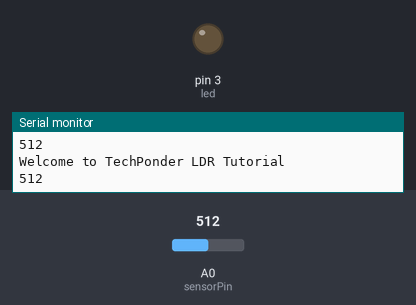
Bench run of a sketch on a simulated Arduino Uno, built with avr-gcc and run on an emulated ATmega328P. Shown: output pins drawn as LEDs (lit = HIGH), the last lines printed to the serial monitor. Dashed ring = blinking. Inputs (shaded band) come from the test bench; at power-on: A0 (sensorPin) = 512.

Above: at 1.3 s.
1.4 s: A0 (sensorPin) set to 110
2.9 s: A0 (sensorPin) set to 95
At 3.7 s:
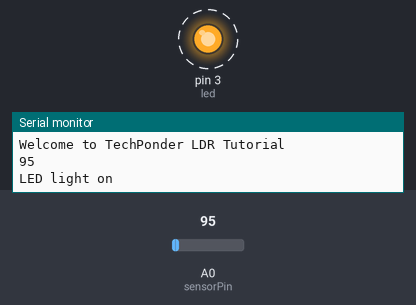
6.0 s: A0 (sensorPin) set to 306
At 7.3 s:
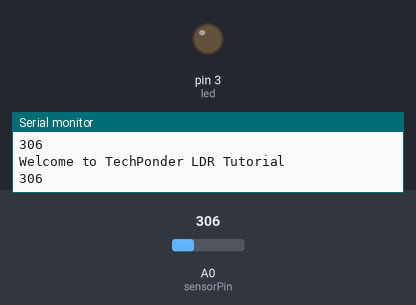
7.6 s: A0 (sensorPin) set to 90
At 8.3 s:
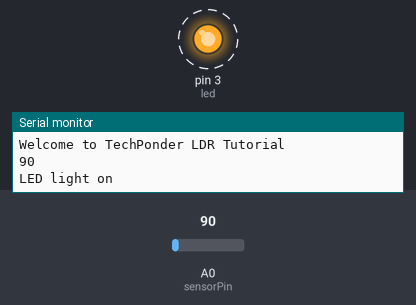
Timing chart, 0 to 11.7 s (numbered marks = the images above; inputs shaded):
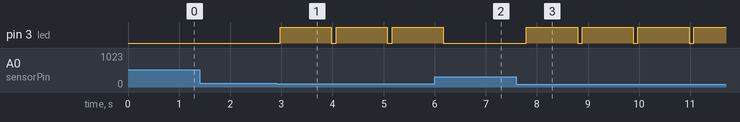

Measured:
- the behaviour switches between 100 and 99 on A0 (sensorPin) (found by bisection; images 0 and 1)
- after the input at 2.9 s, pin 3 (led): alternates HIGH for 1.0 s and LOW for 0.10 s, starting after 0.08 s
- after the input at 6.0 s, pin 3 (led): goes on until 6.2 s, then stays LOW
- after the input at 7.6 s, pin 3 (led): alternates HIGH for 1.0 s and LOW for 0.09 s, starting after 0.20 s

The sketch:

autolight.ino
```cpp
#include <SoftwareSerial.h>

int sensorPin = A0; // select the input pin for the LDR

int sensorValue = 0; // variable to store the value coming from the sensor

int led = 3;

void setup() { // declare the ledPin as an OUTPUT:

pinMode(led, OUTPUT);

Serial.begin(9600); }

void loop()

{

Serial.println("Welcome to TechPonder LDR Tutorial");

sensorValue = analogRead(sensorPin);

Serial.println(sensorValue);

if (sensorValue < 100)

{

Serial.println("LED light on");

digitalWrite(led,HIGH);

delay(1000);

}

digitalWrite(led,LOW);

delay(sensorValue);

}
```
